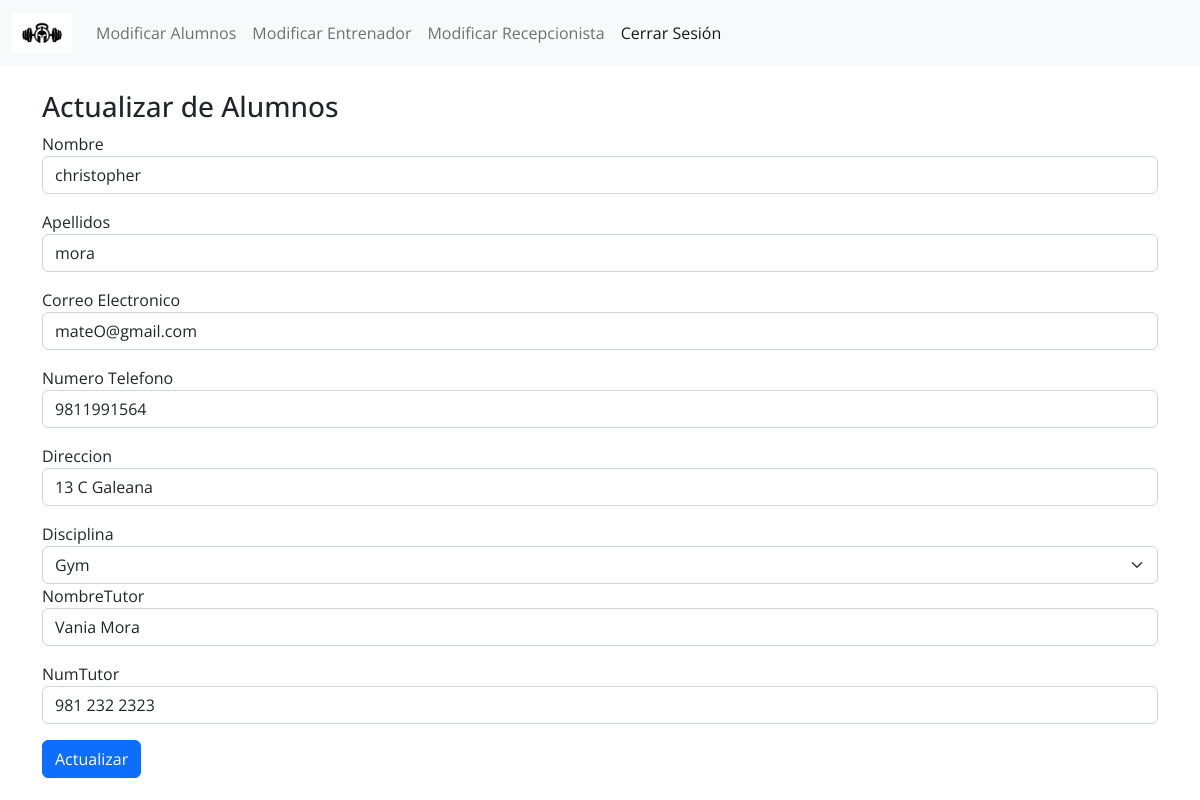
/php/admin/ModificarUsuarios/ModificarAlumnos/actualizar.php?id=4, run on the app's committed database.
### tables this page shows
CREATE TABLE `registrosusuarios` (
  `ID_registro` int(11) NOT NULL,
  `Nombres` text NOT NULL,
  `Apellidos` text NOT NULL,
  `CorreoElectronico` text NOT NULL,
  `NumTel` text NOT NULL,
  `Direccion` text NOT NULL,
  `Disciplina` text NOT NULL,
  `NombreTutor` text NOT NULL,
  `NumTutor` text NOT NULL
);

### php/admin/ModificarUsuarios/ModificarAlumnos/actualizar.php (the view, shortened to what this page needs)
<?php
function conectar(){
    $host="localhost";
    $user="root";
    $pass="";
    $bd="gymmultidiciplinario";
    $con=mysqli_connect($host,$user,$pass);
    mysqli_select_db($con,$bd);
    return $con;
}
$con=conectar();
$ID_registro=$_GET['id'];
$sql="SELECT * FROM registrosusuarios WHERE ID_registro='$ID_registro'";
$query=mysqli_query($con,$sql);
$row=mysqli_fetch_array($query);
?>
<!DOCTYPE html>
<html lang="es">
<head>
  <link rel="stylesheet" href="../../../../css/bootstrap/css/bootstrap.min.css">
  <link rel="stylesheet" href="../../../../css/style.css">
</head>
<body>
  <nav class="navbar navbar-expand-lg bg-light">
    <div class="container-fluid">
    <a class="navbar-brand" href="../ModificarUsuarios.php"><img src="../../.././../img/logo gym.png" alt="" width="60px"></a>
      <div class="collapse navbar-collapse" id="navbarNavAltMarkup">
        <div class="navbar-nav">
          <a class="nav-link" href="../ModificarAlumnos/FormularioAlumno.php">Modificar Alumnos</a>
          <a class="nav-link " href="../ModificarEntrenador/FormularioEntrenador.php">Modificar Entrenador</a>
          <a class="nav-link" href="../ModificarRecepcionista/FormularioRecepcionista.php">Modificar Recepcionista </a>
          <a class="nav-link active" href="../../../login/logout.php">Cerrar Sesión</a>
        </div>
      </div>
    </div>
  </nav>
  <body>
    <div class="container">
          <br>
          <h3>Actualizar de Alumnos</h3>
          <form action="update.php" method="POST">
                    <label for="exampleInputEmail1">Nombre</label>
                    <input type="text" class="form-control mb-3" name="Nombres" placeholder="Nombres" value="<?php echo $row['Nombres']  ?> " pattern="[A-Za-z ]+">
                    <label for="exampleInputEmail1">Apellidos</label>
                    <input type="text" class="form-control mb-3" name="Apellidos" placeholder="Apellidos" value="<?php echo $row['Apellidos']  ?>" pattern="[A-Za-z ]+">
                    <label for="exampleInputEmail1">Correo Electronico</label>
                    <input type="text" class="form-control mb-3" name="CorreoElectronico" placeholder="CorreoElectronico" value="<?php echo $row['CorreoElectronico']  ?>" pattern="[A-Za-z0-9._%+-]+@[A-Za-z0-9.-]+\.[A-Za-z]{2,}$">
                    <label for="exampleInputEmail1">Numero Telefono</label>
                    <input type="text" class="form-control mb-3" name="NumTel" placeholder="Numero de Telefono" value="<?php echo $row['NumTel']  ?>" pattern="[0-9 ]+">
                    <label for="exampleInputEmail1">Direccion</label>
                    <input type="text" class="form-control mb-3" name="Direccion" placeholder="Direccion" value="<?php echo $row['Direccion']  ?>" pattern="[A-Za-z0-9 ]+">
                    <label for="exampleInputEmail1">Disciplina</label>
                    <select class="form-select" name="Disciplina" value="<?php echo $row['Disciplina']?>">
                            <option>Gym</option>
                        </select>
                    <label for="exampleInputEmail1">NombreTutor</label>
                    <input type="text" class="form-control mb-3" name="NombreTutor" placeholder="Nombre de Tutor" value="<?php echo $row['NombreTutor']  ?>" pattern="[A-Za-z ]+">
                    <label for="exampleInputEmail1">NumTutor</label>
                    <input type="text" class="form-control mb-3" name="NumTutor" placeholder="Numero deTutor" value="<?php echo $row['NumTutor']  ?>" pattern="[0-9 ]+">
                  <input type="submit" class="btn btn-primary btn-block" value="Actualizar">
        </form>
        </div>
  </body>
</html>

### css/style.css (style rules this page uses)
* { margin: 0; padding: 0; box-sizing: border-box; font-family: 'Open Sans', sans-serif; }

### data on the page
registrosusuarios: Nombres "christopher", Apellidos "mora", CorreoElectronico "mateO@gmail.com", NumTel "9811991564", Direccion "13 C Galeana", Disciplina "Gym", NombreTutor "Vania Mora", NumTutor "981 232 2323"
